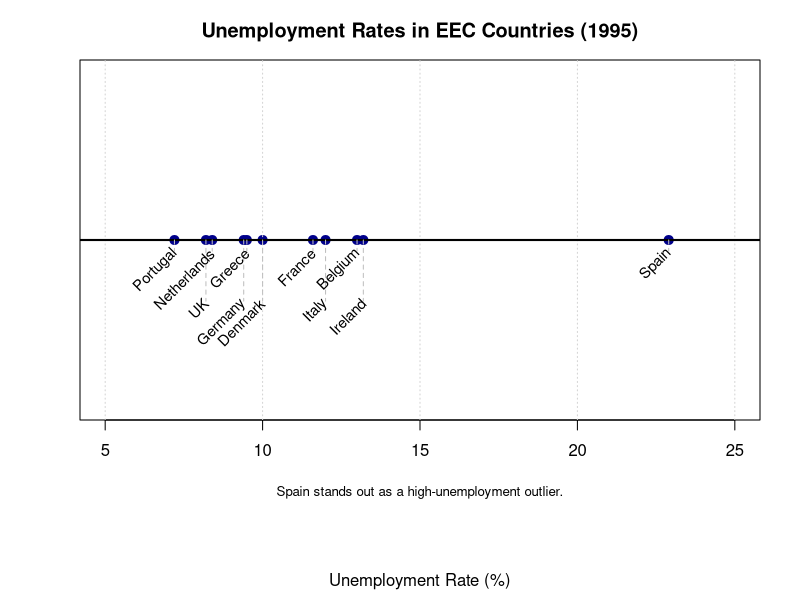
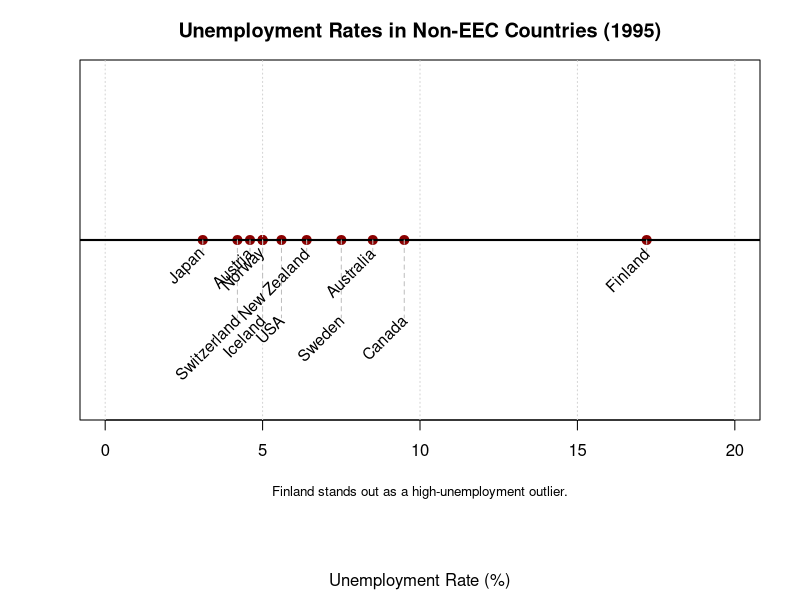
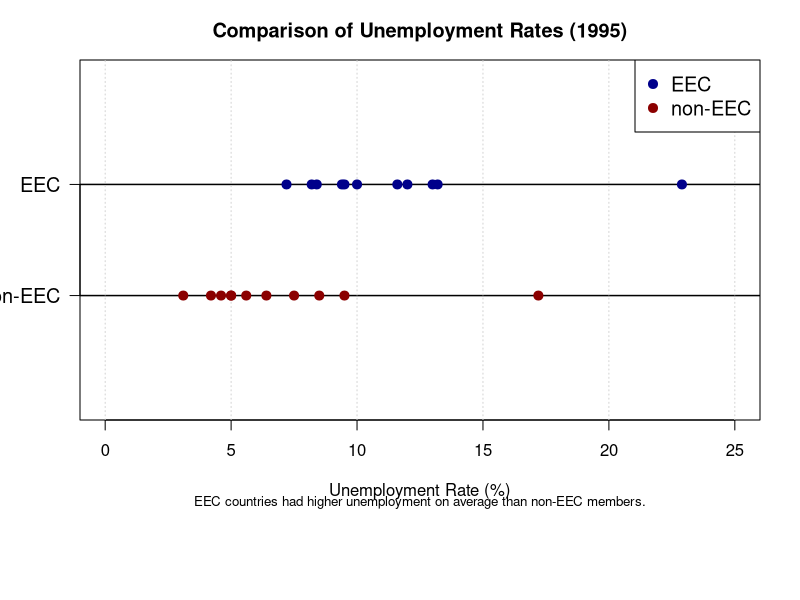

Here is the R script that generated these plots, in order:
## ---- chunk 1
# EEC members data
eec_countries <- c("Belgium", "Denmark", "France", "Germany", "Greece", "Ireland", 
                  "Italy", "Netherlands", "Portugal", "Spain", "UK")
eec_rates <- c(13, 10, 11.6, 9.4, 9.5, 13.2, 12, 8.4, 7.2, 22.9, 8.2)

# Non-EEC members data
non_eec_countries <- c("Australia", "Austria", "Canada", "Finland", "Iceland", "Japan", 
                      "Norway", "New Zealand", "Sweden", "Switzerland", "USA")
non_eec_rates <- c(8.5, 4.6, 9.5, 17.2, 5, 3.1, 5, 6.4, 7.5, 4.2, 5.6)

# Sorting the data to minimize label overlapping
eec_order <- order(eec_rates)
sorted_eec_rates <- eec_rates[eec_order]
sorted_eec_countries <- eec_countries[eec_order]

non_eec_order <- order(non_eec_rates)
sorted_non_eec_rates <- non_eec_rates[non_eec_order]
sorted_non_eec_countries <- non_eec_countries[non_eec_order]
## ---- chunk 2
# Set up a better plotting environment with even more space for labels
par(mar = c(9, 4, 3, 2))  # Increase bottom margin further for rotated labels

# Create an improved dot plot for EEC members
plot(sorted_eec_rates, rep(1, length(sorted_eec_rates)), 
     xlim = c(5, 25),  # Focus on the relevant range
     ylim = c(0.7, 1.3),
     xlab = "", ylab = "", yaxt = "n", 
     main = "Unemployment Rates in EEC Countries (1995)",
     pch = 19, cex = 1.2, col = "darkblue")

# Add x-axis label with space
mtext("Unemployment Rate (%)", side = 1, line = 7.5)

# Add gridlines
abline(v = seq(5, 25, by = 5), lty = 3, col = "lightgray")
abline(h = 1, lwd = 2)

# Add country labels with rotation and proper vertical offset
# Stagger the labels (odd-numbered labels higher, even-numbered labels lower)
label_y_positions <- rep(c(0.98, 0.89), length=length(sorted_eec_rates))

# Add connecting lines from dots to labels
for (i in 1:length(sorted_eec_rates)) {
  segments(sorted_eec_rates[i], 1, sorted_eec_rates[i], label_y_positions[i], 
           col = "gray", lty = 2)
}

# Add the labels
text(sorted_eec_rates, label_y_positions, labels = sorted_eec_countries, 
     srt = 45, adj = 1, cex = 0.9)

# Add a caption
mtext("Spain stands out as a high-unemployment outlier.", side = 1, line = 3, cex = 0.8)
## ---- chunk 3
# Set up plotting environment
par(mar = c(9, 4, 3, 2))  # Increase bottom margin for rotated labels

# Create an improved dot plot for non-EEC members
plot(sorted_non_eec_rates, rep(1, length(sorted_non_eec_rates)), 
     xlim = c(0, 20),  # Focus on the relevant range
     ylim = c(0.7, 1.3),
     xlab = "", ylab = "", yaxt = "n", 
     main = "Unemployment Rates in Non-EEC Countries (1995)",
     pch = 19, cex = 1.2, col = "darkred")

# Add x-axis label with space
mtext("Unemployment Rate (%)", side = 1, line = 7.5)

# Add gridlines
abline(v = seq(0, 20, by = 5), lty = 3, col = "lightgray")
abline(h = 1, lwd = 2)

# Add country labels with staggered positions to avoid overlap
label_y_positions <- rep(c(0.98, 0.86), length=length(sorted_non_eec_rates))

# Add connecting lines from dots to labels
for (i in 1:length(sorted_non_eec_rates)) {
  segments(sorted_non_eec_rates[i], 1, sorted_non_eec_rates[i], label_y_positions[i], 
           col = "gray", lty = 2)
}

# Add the labels
text(sorted_non_eec_rates, label_y_positions, labels = sorted_non_eec_countries, 
     srt = 45, adj = 1, cex = 0.95)

# Add a caption
mtext("Finland stands out as a high-unemployment outlier.", side = 1, line = 3, cex = 0.8)
## ---- chunk 4
# Create a clear comparative plot
plot(1, 1, type = "n", xlim = c(0, 25), ylim = c(0, 3),
     xlab = "Unemployment Rate (%)", ylab = "", yaxt = "n", 
     main = "Comparison of Unemployment Rates (1995)")

# Add horizontal grid lines and vertical reference lines
abline(h = 1, lwd = 1.5)
abline(h = 2, lwd = 1.5)
abline(v = seq(0, 25, by = 5), lty = 3, col = "lightgray")

# Add points for EEC countries
points(eec_rates, rep(2, length(eec_rates)), pch = 19, cex = 1.2, col = "darkblue")

# Add points for non-EEC countries
points(non_eec_rates, rep(1, length(non_eec_rates)), pch = 19, cex = 1.2, col = "darkred")

# Add axis labels with better positioning
axis(2, at = c(1, 2), labels = c("non-EEC", "EEC"), las = 1, cex.axis = 1.2)

# Add a legend
legend("topright", legend = c("EEC", "non-EEC"), 
       col = c("darkblue", "darkred"), pch = 19, cex = 1.2, pt.cex = 1.2)

# Add a caption
mtext("EEC countries had higher unemployment on average than non-EEC members.", 
      side = 1, line = 3.5, cex = 0.8)
